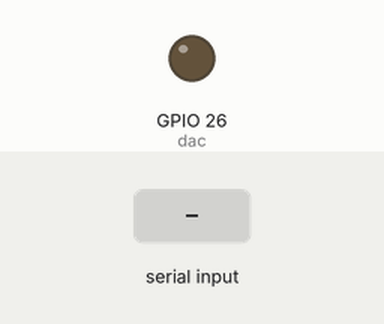
The program below on a simulated ESP32 board running MicroPython. Shown: output pins drawn as LEDs (lit = HIGH). Inputs (shaded band) come from the test bench. What the program prints to the serial console is not drawn. At 12.6 s the program stops and its outputs stay as they are.

Above: at 1.2 s.
1.3 s: "q" typed at the serial console, then Enter
At 2.35 s:
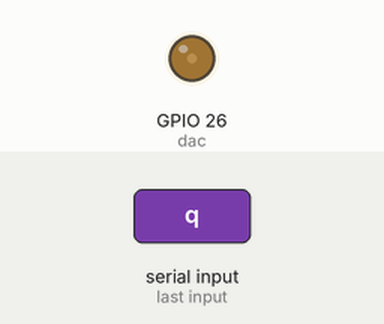
At 7.2 s:
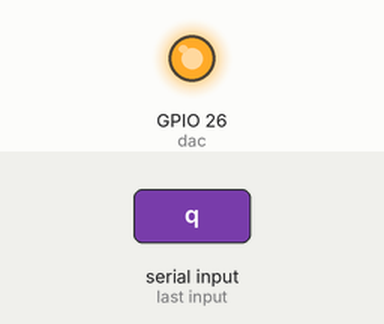
Timing chart, 0 to 14.0 s (numbered marks = the images above; inputs shaded):
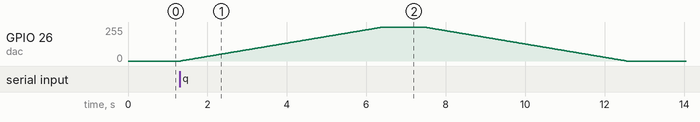

Measured:
- after the input at 1.3 s, GPIO 26 (dac): rises from 0/255 to 255/255 in 5.1 s, then falls to 0/255 in 6.1 s

The program:

01_dac_basics.py
```python
# ==============================================================================
# 01_dac_basics.py - พื้นฐาน DAC (Digital-to-Analog Converter Basics)
# ==============================================================================
# [Optional/เสริม] - เนื้อหาเสริม ไม่จำเป็นต้องใช้ในหลักสูตรหลัก
# This is supplementary material - not required for the main curriculum
# ==============================================================================
# DAC คืออะไร? (What is DAC?)
#
# DAC (Digital-to-Analog Converter) แปลงค่าดิจิทัล (0-255) เป็นแรงดันไฟฟ้า (0-3.3V)
# เป็นการทำงานตรงข้ามกับ ADC (Analog-to-Digital Converter)
#
# DAC converts digital values (0-255) to analog voltage (0-3.3V)
# This is the opposite of ADC (Analog-to-Digital Converter)
#
# ESP32 มี DAC 2 ช่อง (ESP32 has 2 DAC channels):
#   - GPIO25 (DAC1) - ใช้กับ pH Sensor ในบอร์ด TitraLab
#   - GPIO26 (DAC2) - ใช้กับ Buzzer ในบอร์ด TitraLab
#
# ในตัวอย่างนี้ใช้ GPIO26 เพื่อหลีกเลี่ยงการรบกวนเซ็นเซอร์ pH
# This example uses GPIO26 to avoid interfering with the pH sensor
# ==============================================================================
# การเปรียบเทียบ ADC vs DAC (Comparison ADC vs DAC):
#
#   ADC: แรงดันไฟฟ้า (0-3.3V) --> ค่าดิจิทัล (0-4095 สำหรับ 12-bit)
#        Voltage (0-3.3V) --> Digital value (0-4095 for 12-bit)
#
#   DAC: ค่าดิจิทัล (0-255) --> แรงดันไฟฟ้า (0-3.3V)
#        Digital value (0-255) --> Voltage (0-3.3V)
#
# สูตรคำนวณ (Calculation formula):
#   Voltage = (DAC_value / 255) * 3.3V
#
#   ตัวอย่าง (Examples):
#   - DAC = 0    --> 0V
#   - DAC = 127  --> 1.64V (ประมาณกึ่งกลาง/approximately half)
#   - DAC = 255  --> 3.3V
# ==============================================================================

from machine import DAC, Pin
import time

# === การกำหนดค่าคงที่ (Constants) ===
# ใช้ GPIO26 สำหรับ DAC (ขา BUZZER_PIN ในบอร์ด TitraLab)
# Using GPIO26 for DAC (BUZZER_PIN on TitraLab board)
DAC_PIN = 26

# === สร้าง DAC object (Create DAC object) ===
# DAC บน ESP32 มี resolution 8-bit (ค่า 0-255)
# ESP32 DAC has 8-bit resolution (values 0-255)
dac = DAC(Pin(DAC_PIN))

def calculate_voltage(dac_value):
    """
    คำนวณแรงดันไฟฟ้าจากค่า DAC (Calculate voltage from DAC value)

    Args:
        dac_value: ค่า DAC (0-255) / DAC value (0-255)

    Returns:
        float: แรงดันไฟฟ้าเป็นโวลต์ (Voltage in Volts)
    """
    return (dac_value / 255) * 3.3


def demo_voltage_levels():
    """
    สาธิตระดับแรงดันไฟฟ้าต่างๆ (Demonstrate different voltage levels)

    ถ้ามี Oscilloscope หรือ Multimeter สามารถวัดแรงดันที่ GPIO26 ได้
    If you have an Oscilloscope or Multimeter, you can measure voltage at GPIO26
    """
    print("=" * 50)
    print("สาธิตระดับแรงดัน DAC (DAC Voltage Level Demo)")
    print("=" * 50)
    print()
    print("ใช้ Multimeter วัดแรงดันที่ GPIO26")
    print("Use Multimeter to measure voltage at GPIO26")
    print()

    # ค่า DAC ที่จะทดสอบ (DAC values to test)
    test_values = [0, 64, 128, 192, 255]

    for dac_value in test_values:
        # กำหนดค่า DAC (Set DAC value)
        dac.write(dac_value)

        # คำนวณแรงดันทฤษฎี (Calculate theoretical voltage)
        voltage = calculate_voltage(dac_value)

        # แสดงผล (Display results)
        print(f"DAC = {dac_value:3d}  -->  แรงดันทฤษฎี (Theory): {voltage:.2f}V")

        # รอให้ผู้ใช้วัดค่า (Wait for user to measure)
        time.sleep(2)

    print()
    print("จบการสาธิต (Demo completed)")


def demo_voltage_ramp():
    """
    สาธิตการเพิ่มแรงดันแบบค่อยๆ เพิ่มขึ้น (Demonstrate gradual voltage increase)

    แรงดันจะเพิ่มจาก 0V ไปถึง 3.3V แบบ smooth
    Voltage increases smoothly from 0V to 3.3V
    """
    print("=" * 50)
    print("สาธิตการเพิ่มแรงดันแบบ Ramp (Voltage Ramp Demo)")
    print("=" * 50)
    print()
    print("กำลังเพิ่มแรงดันจาก 0V ไปถึง 3.3V...")
    print("Ramping voltage from 0V to 3.3V...")
    print()

    # เพิ่มค่า DAC จาก 0 ไป 255 (Increase DAC from 0 to 255)
    for dac_value in range(256):
        dac.write(dac_value)

        # แสดงความก้าวหน้าทุก 32 ค่า (Show progress every 32 values)
        if dac_value % 32 == 0:
            voltage = calculate_voltage(dac_value)
            print(f"DAC = {dac_value:3d}  -->  {voltage:.2f}V")

        # หน่วงเวลาเล็กน้อย (Small delay)
        time.sleep(0.02)

    print()
    print("ถึงค่าสูงสุดแล้ว! (Reached maximum!)")

    # รอสักครู่แล้วลดกลับเป็น 0 (Wait then ramp back to 0)
    time.sleep(1)

    print()
    print("กำลังลดแรงดันกลับเป็น 0V...")
    print("Ramping voltage back to 0V...")
    print()

    for dac_value in range(255, -1, -1):
        dac.write(dac_value)

        if dac_value % 32 == 0:
            voltage = calculate_voltage(dac_value)
            print(f"DAC = {dac_value:3d}  -->  {voltage:.2f}V")

        time.sleep(0.02)

    print()
    print("กลับสู่ 0V แล้ว (Back to 0V)")


def demo_manual_control():
    """
    ให้ผู้ใช้ป้อนค่า DAC เพื่อควบคุมแรงดัน (Manual DAC control)

    พิมพ์ค่า 0-255 เพื่อกำหนดแรงดัน หรือ 'q' เพื่อออก
    Enter values 0-255 to set voltage, or 'q' to quit
    """
    print("=" * 50)
    print("ควบคุมแรงดัน DAC ด้วยตนเอง (Manual DAC Control)")
    print("=" * 50)
    print()
    print("พิมพ์ค่า 0-255 เพื่อกำหนดแรงดัน")
    print("Enter values 0-255 to set voltage")
    print("พิมพ์ 'q' เพื่อออก / Type 'q' to quit")
    print()

    while True:
        try:
            user_input = input("DAC value (0-255): ")

            # ตรวจสอบคำสั่งออก (Check for quit command)
            if user_input.lower() == 'q':
                print("ออกจากโหมดควบคุมด้วยตนเอง (Exiting manual control)")
                break

            # แปลงเป็นตัวเลข (Convert to number)
            dac_value = int(user_input)

            # ตรวจสอบช่วงค่า (Validate range)
            if 0 <= dac_value <= 255:
                dac.write(dac_value)
                voltage = calculate_voltage(dac_value)
                print(f"  --> กำหนดแรงดัน: {voltage:.2f}V (Set voltage: {voltage:.2f}V)")
            else:
                print("  --> ข้อผิดพลาด: ค่าต้องอยู่ระหว่าง 0-255")
                print("      Error: Value must be between 0-255")

        except ValueError:
            print("  --> ข้อผิดพลาด: กรุณาป้อนตัวเลข 0-255 หรือ 'q'")
            print("      Error: Please enter a number 0-255 or 'q'")


# === โปรแกรมหลัก (Main Program) ===
if __name__ == "__main__":
    try:
        print()
        print("=" * 60)
        print("  DAC พื้นฐาน - Digital-to-Analog Converter Basics")
        print("  [Optional/เสริม]")
        print("=" * 60)
        print()
        print(f"ใช้ขา GPIO{DAC_PIN} สำหรับ DAC output")
        print(f"Using GPIO{DAC_PIN} for DAC output")
        print()

        # เมนูเลือกการสาธิต (Demo selection menu)
        print("เลือกการสาธิต (Select demo):")
        print("  1. ระดับแรงดันต่างๆ (Voltage levels)")
        print("  2. เพิ่ม-ลดแรงดันแบบ Ramp (Voltage ramp)")
        print("  3. ควบคุมด้วยตนเอง (Manual control)")
        print()

        choice = input("เลือก (Choose) 1-3: ")
        print()

        if choice == '1':
            demo_voltage_levels()
        elif choice == '2':
            demo_voltage_ramp()
        elif choice == '3':
            demo_manual_control()
        else:
            print("ตัวเลือกไม่ถูกต้อง รันการสาธิต Ramp เป็นค่าเริ่มต้น")
            print("Invalid choice. Running Ramp demo as default")
            demo_voltage_ramp()

    except KeyboardInterrupt:
        # หยุดโปรแกรมด้วย Ctrl+C (Stop with Ctrl+C)
        print("\n")
        print("หยุดโปรแกรมด้วย Ctrl+C (Program stopped with Ctrl+C)")

    finally:
        # ทำความสะอาด - ตั้งค่า DAC เป็น 0 (Cleanup - set DAC to 0)
        dac.write(0)
        print("ตั้งค่า DAC เป็น 0V แล้ว (DAC set to 0V)")
        print()
```
